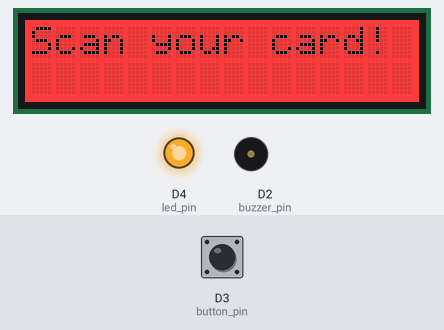
A program run on a simulated Raspberry Pi (BCM pin numbers) with a GrovePi. On the bench: 16×2 character LCD, output pins drawn as LEDs (lit = HIGH), buzzer (waves = sounding, pin HIGH). The test bench sets the inputs (shaded band); at power-on: D3 (button_pin) LOW. The clock reads 2024-03-15 10:24:30 at power-on unless the program sets it.

Above: at 1.3 s.
1.4 s: D3 (button_pin) pulled HIGH for 1 s
At 2.0 s:
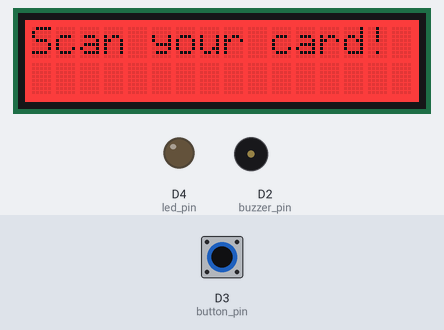
At 3.2 s:
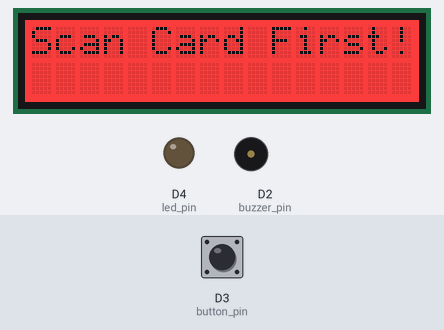
Timing chart, 0 to 12.2 s (numbered marks = the images above; inputs shaded):
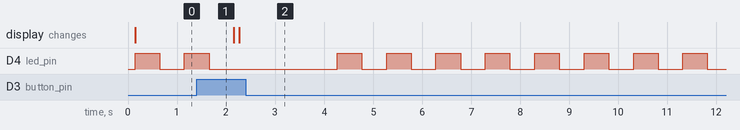

The program:

main_interface.py
```python
import time
from datetime import datetime, timedelta
import grovepi
import grove_rgb_lcd
import serial
import requests

import logging
import systemd.journal

# Configure logging to use systemd journal
logger = logging.getLogger("greenhouse-interface")
logger.addHandler(systemd.journal.JournalHandler())
logger.setLevel(logging.INFO)

CLIENT_ID = "Client1"

class Interface:
    def __init__(self):
        """"Initialize pins, pin modes, serial connection, messages and auth time."""
        self.button_pin= 3
        self.led_pin = 4
        self.buzzer_pin = 2
        grovepi.pinMode(self.button_pin, "INPUT")
        grovepi.pinMode(self.led_pin, "OUTPUT")
        grovepi.pinMode(self.buzzer_pin, "OUTPUT")
        self.rfid = serial.Serial("/dev/ttyS0", baudrate=9600, timeout=1)
        self.rfid.flush()
        self.messages = ["Welcome!", "Scan your card!", "Access Granted!", "Access Denied!"]
        self.lcd_colors = [[0, 255, 0],[255, 0, 0]]
        self.last_auth_time = None
        self.auth_duration = timedelta(minutes=3)

    def read_rfid(self):
        """Reads RFID and returns the card ID."""
        tag_id = b""
        while len(tag_id) < 14:
            raw_data = self.rfid.read()
            tag_id += raw_data
        tag_id = tag_id[5:11]
        if tag_id:
            return "validcard"

    def blink_led(self):
        """Show system keepalive by blinking the LED."""
        grovepi.digitalWrite(self.led_pin, 1)
        time.sleep(0.5)
        grovepi.digitalWrite(self.led_pin, 0)
        time.sleep(0.5)

    def update_lcd(self,message, color):
        """Updates the LCD with the given message and color."""
        grove_rgb_lcd.setText(message)
        grove_rgb_lcd.setRGB(color[0], color[1], color[2])

    def is_authorized(self):
        """Checks if the button press is authorized based on RFID scan."""
        if self.last_auth_time and datetime.now() - self.last_auth_time < self.auth_duration:
            return True
        return False

    def sound_buzzer(self):
        """Sounds the buzzer briefly."""
        grovepi.digitalWrite(self.buzzer_pin, 1)
        time.sleep(0.5)
        grovepi.digitalWrite(self.buzzer_pin, 0)

    def start(self):
        try:
            logger.info("System initialized. Ready for RFID...")
            self.update_lcd(self.messages[1], self.lcd_colors[1])

            while True: # This should be threaded ideally, but race conditions happen on I/O
                self.blink_led()
                # Check for RFID scan
                if self.rfid.in_waiting > 14:
                    logger.info("Card detected")
                    scanned_card = self.read_rfid()
                    # API CALL HERE
                    logger.info("Checking authorization with server...")
                    r = requests.get(f"http://192.168.1.110:5000/auth?id={scanned_card}&client={CLIENT_ID}", headers={"x-api-key": "test"})
                    logger.debug("Got response:")
                    response = r.json()
                    logger.debug(response)
                    if response["isAuthorized"]:
                        logger.info("Access Granted!")
                        self.last_auth_time = datetime.now()
                        self.sound_buzzer()
                        self.update_lcd(self.messages[2], self.lcd_colors[0])
                    else:
                        logger.warning("Access Denied!")
                        self.update_lcd(self.messages[3], self.lcd_colors[1])
                    time.sleep(2)
                    # Only reset LCD to "Scan your card" if not authorized
                    if not self.is_authorized():
                        self.update_lcd(self.messages[1], self.lcd_colors[1])

                # Check button press
                button_state = grovepi.digitalRead(self.button_pin)
                if button_state == 1:
                    if self.is_authorized():
                        logger.info("Button Pressed - Action Authorized")
                        self.update_lcd(f"ClientID: {CLIENT_ID}", self.lcd_colors[0])
                        time.sleep(5)
                    else:
                        logger.warning("Unauthorized Button Press")
                        self.update_lcd("Scan Card First!", self.lcd_colors[1])
                        time.sleep(2)

                # Wait for button release
                while grovepi.digitalRead(self.button_pin) == 1:
                    time.sleep(0.1)
                self.rfid.close()
                self.rfid.open()


        except KeyboardInterrupt:
            logger.warning("Exiting program.")
            grove_rgb_lcd.setText("")
            grove_rgb_lcd.setRGB(0, 0, 0)
            grovepi.digitalWrite(self.led_pin, 0)
            grovepi.digitalWrite(self.buzzer_pin, 0)
        except Exception as e:
            logger.error(f"Error: {e}")

def main():
    interface = Interface()
    interface.start()

if __name__ == "__main__":
    main()
```

Measured:
- after the input at 1.4 s, the display: first changes after 0.76 s (image 2 shows a later state)
- by itself, D4 (led_pin): repeats every 1.0 s: HIGH 0.50 s, LOW 0.51 s
